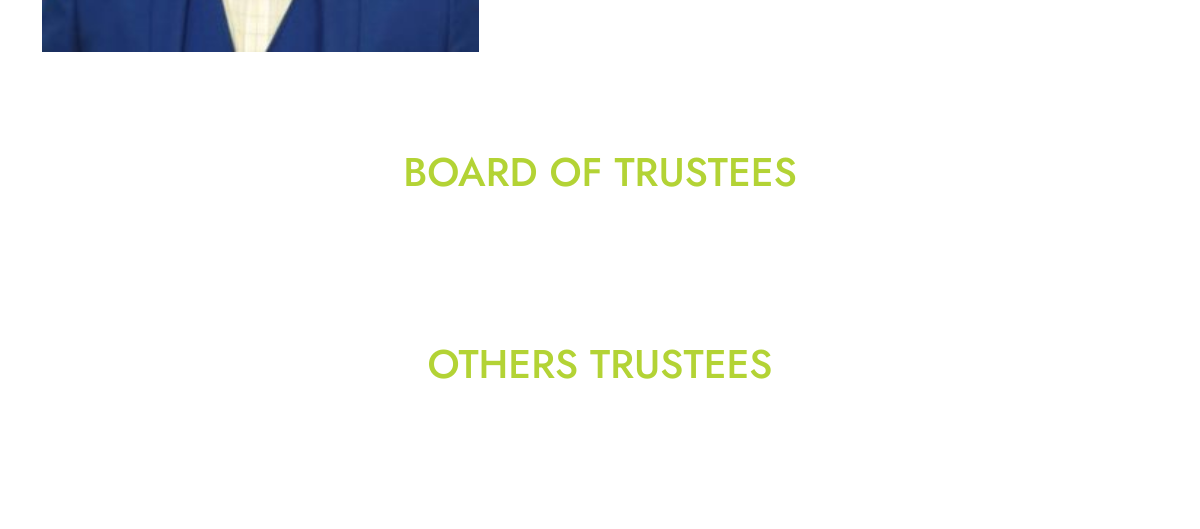
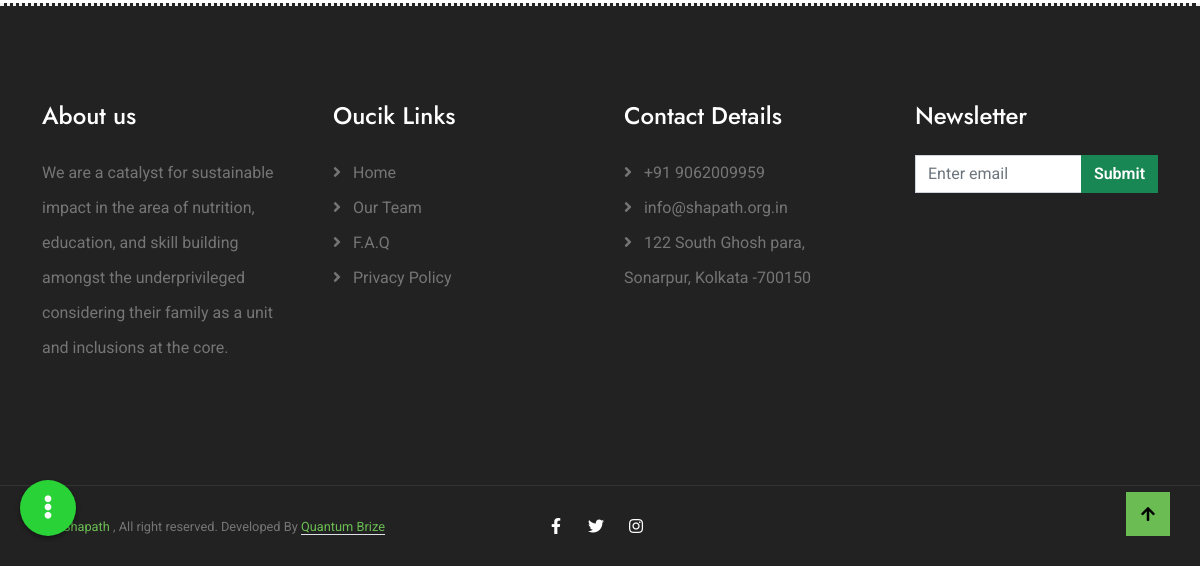
Before: /index.php/web/about/our_team (lower part) with the older database file (2 pictures, top to bottom).
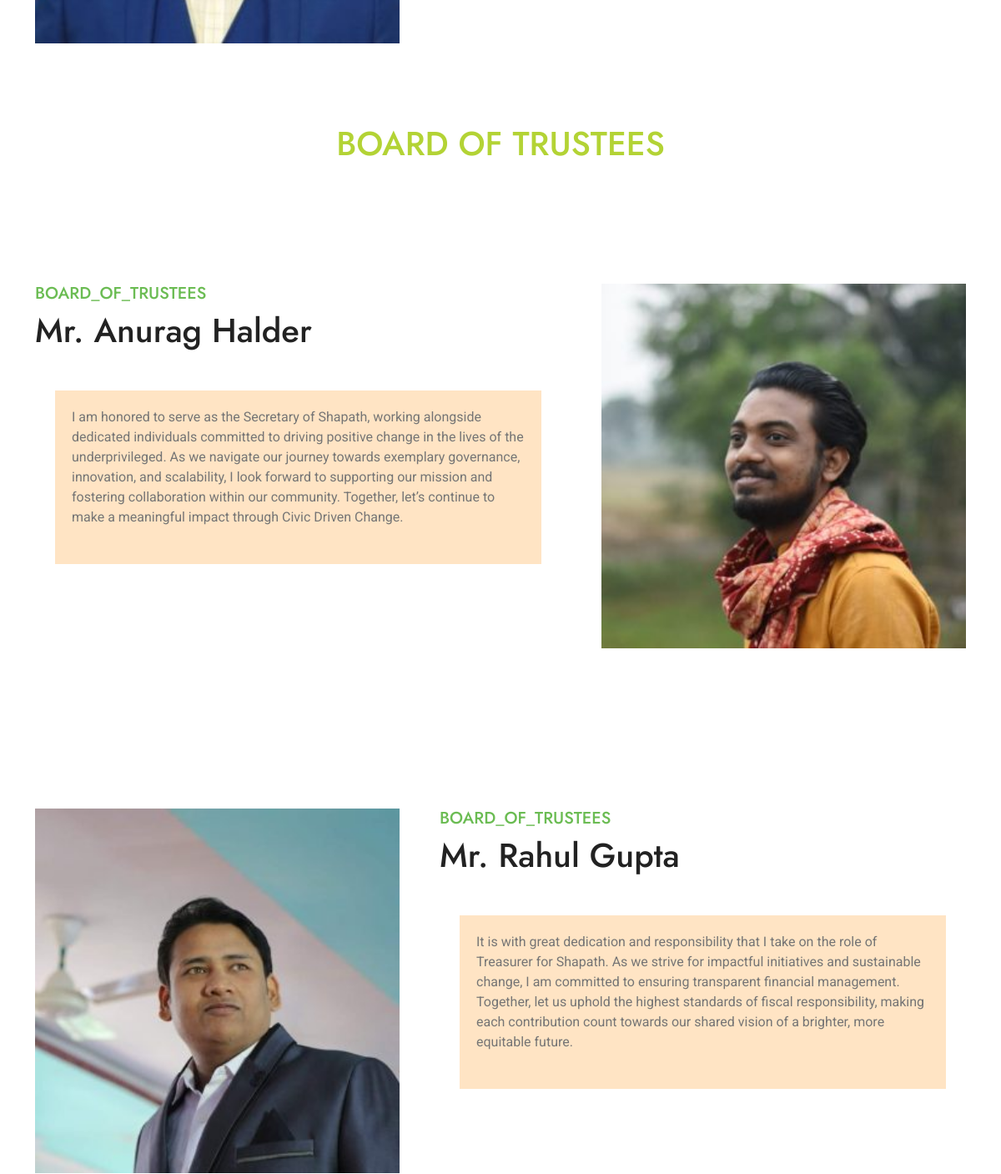
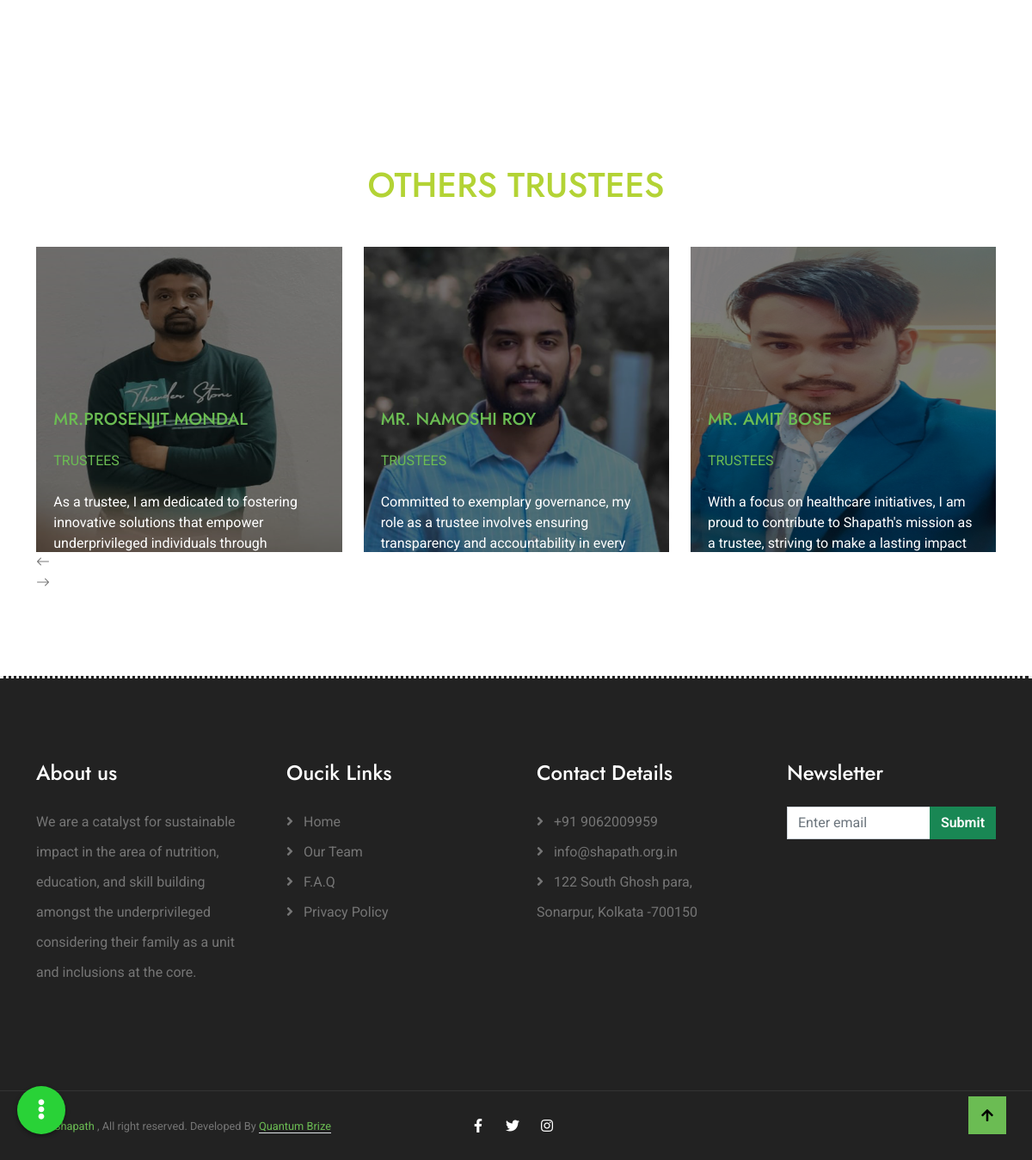
After: the same page with the newer database file (2 pictures, top to bottom).
### tables this page shows
CREATE TABLE `our_team` (
  `id` int(11) NOT NULL,
  `uid` varchar(255) NOT NULL,
  `name` varchar(255) NOT NULL,
  `about_member` longtext NOT NULL,
  `img` varchar(255) NOT NULL,
  `type` varchar(255) NOT NULL,
  `created_at` datetime NOT NULL DEFAULT current_timestamp(),
  `updated_at` datetime NOT NULL DEFAULT current_timestamp()
);

### application/controllers/Common.php (called while the page is built, shortened)
<?php
class Common extends CI_Controller
{
	public function init_model($model)
	{
		$this->load->model($model);
	}
	public function load_page($page, $data)
	{
		$this->load->view($page, $data['data_page']);
	}
	private function load_headers($data)
	{
		$projects['projects'] = $this->Pages_model->get_all_projects();
		$this->load->view('/' . $data['site'] . '/inc/header_link.php', $data);
		$this->load->view('/' . $data['site'] . '/inc/header.php', $projects, $data);
	}
	private function load_footers($data)
	{
		$this->load->view('/' . $data['site'] . '/inc/footer.php');
		$this->load->view('/' . $data['site'] . '/inc/footer_link.php', $data);
	}
}
?>

### application/controllers/web/About.php (called while the page is built, shortened)
<?php
class About extends Load
{
    public function our_team()
    {
        $data = PAGE_DATA_WEB;
        $data['data_header']['about'] = true;
        $data['data_page']['our_team_board_of_trustees'] = $this->Pages_model->get_all_our_team_board_of_trustees();
        $data['data_page']['our_team_trustees'] = $this->Pages_model->get_all_our_team__trustees();
        $this->load_page('web/our_team.php', $data);
    }
}
?>

### index.php (called while the page is built, shortened)
<?php
require_once BASEPATH.'core/CodeIgniter.php';

### application/models/Pages_model.php (called while the page is built, shortened)
<?php
class Pages_model extends Admin_model
{
    public function get_all_our_team_board_of_trustees()
    {
        $our_team = $this->db
            ->select('*')
            ->from(TABLE_OUR_TEAM)
            ->where('type', 'board_of_trustees')
            ->or_where('type', 'secretary')
            ->or_where('type', 'treasurer')
            ->get();
        $our_team = $our_team->result_array();
        return !empty($our_team) ? $our_team : [];
    }
    public function get_all_our_team__trustees()
    {
        $our_team = $this->db
            ->select('*')
            ->from(TABLE_OUR_TEAM)
            ->where('type', 'trustees')
            ->get();
        $our_team = $our_team->result_array();
        return !empty($our_team) ? $our_team : [];
    }
}

### application/views/web/our_team.php (the view, shortened to what the changed rows need)
<div class="text-center mx-auto pb-5" style="max-width: 800px;">
    <h1 class="mb-0" style="color: #b3d335;">BOARD OF TRUSTEES</h1>
</div>
<?php
$flag =1;
foreach($our_team_board_of_trustees as $b_o_t){
    if($flag){?>
<div class="container-fluid about  py-5">
    <div class="container py-5">
        <div class="row g-5">
            <div class="col-xl-7">
                <h5 class="text-uppercase text-primary"><?php echo $b_o_t['type']?></h5>
                <h1 class="mb-4"><?php echo $b_o_t['name']?></h1>
                <div class="tab-class bg-secondary p-4">
                    <div class="tab-content">
                        <div id="tab-1" class="tab-pane fade show p-0 active">
                            <div class="row">
                                <div class="col-12">
                                    <div class="d-flex">
                                        <div class="text-start my-auto">
                                            <p class="mb-4"><?php echo $b_o_t['about_member']?></p>
                                        </div>
                                    </div>
                                </div>
                            </div>
                        </div>
                    </div>
                </div>
            </div>
            <div class="col-xl-5">
                <div class="h-100">
                    <img src="<?php echo base_url($b_o_t['img'])?>" class="img-fluid w-100 h-100" alt="Image">
                </div>
            </div>
        </div>
    </div>
</div>
<?php $flag = 0;}else{?>
    <div class="container-fluid about  py-5">
    <div class="container py-5">
        <div class="row g-5">
            <div class="col-xl-5">
                <div class="h-100">
                    <img src="<?php echo base_url($b_o_t['img'])?>" class="img-fluid w-100 h-100" alt="Image">
                </div>
            </div>
            <div class="col-xl-7">
                <h5 class="text-uppercase text-primary"><?php echo $b_o_t['type']?></h5>
                <h1 class="mb-4"><?php echo $b_o_t['name']?></h1>
                <div class="tab-class bg-secondary p-4">
                    <div class="tab-content">
                        <div id="tab-1" class="tab-pane fade show p-0 active">
                            <div class="row">
                                <div class="col-12">
                                    <div class="d-flex">
                                        <div class="text-start my-auto">
                                            <p class="mb-4"><?php echo $b_o_t['about_member']?></p>
                                        </div>
                                    </div>
                                </div>
                            </div>
                        </div>
                    </div>
                </div>
            </div>
        </div>
    </div>
</div>
<?php $flag = 1; }}?>
<div class="container-fluid donation py-5">
    <div class="container py-5">
        <div class="text-center mx-auto pb-5" style="max-width: 800px;">
            <h1 class="mb-0" style="color: #b3d335;">OTHERS TRUSTEES</h1>
        </div>
            <div class="event-carousel owl-carousel">
            <?php foreach($our_team_trustees as $o_t_t){?>
            <div class="event-item">
                <div class="donation-item">
                    <img src="<?php echo base_url($o_t_t['img'])?>" class="img-fluid w-100" alt="Image">
                    <div class="donation-content d-flex flex-column">
                        <h5 class="text-uppercase text-primary mb-4" ><?php echo $o_t_t['name']?></h5>
                        <p class="text-uppercase text-primary mb-4"><?php echo $o_t_t['type']?></p>
                        <p class="text-white mb-4"><?php echo $o_t_t['about_member']?></p>
                    </div>
                </div>
            </div>
            <?php }?>
        </div>
        </div>
    </div>

Changed rows visible on the page:
added our_team: type "BOARD_OF_TRUSTEES", name "Mr. Anurag Halder", about_member "I am honored to serve as the Secretary of Shapath, working alongside dedicated individuals committed to driving positive change in the lives of the underprivileged. As we navigate our journey towards exemplary governance, innovation, and scalability, I look forward to supporting our mission and fostering collaboration within our community. Together, let’s continue to make a meaningful impact through Civic Driven Change.", img (picture), shown under "BOARD OF TRUSTEES"
added our_team: img (picture), type "BOARD_OF_TRUSTEES", name "Mr. Rahul Gupta", about_member "It is with great dedication and responsibility that I take on the role of Treasurer for Shapath. As we strive for impactful initiatives and sustainable change, I am committed to ensuring transparent financial management. Together, let us uphold the highest standards of fiscal responsibility, making each contribution count towards our shared vision of a brighter, more equitable future.", shown under "BOARD OF TRUSTEES"
added our_team: img (picture), name "MR.PROSENJIT MONDAL", type "TRUSTEES", about_member "As a trustee, I am dedicated to fostering innovative solutions that empower underprivileged individuals through…", shown under "OTHERS TRUSTEES"
added our_team: img (picture), name "MR. NAMOSHI ROY", type "TRUSTEES", about_member "Committed to exemplary governance, my role as a trustee involves ensuring transparency and accountability in every…", shown under "OTHERS TRUSTEES"
added our_team: img (picture), name "MR. AMIT BOSE", type "TRUSTEES", about_member "With a focus on healthcare initiatives, I am proud to contribute to Shapath's mission as a trustee, striving to make a lasting impact…", shown under "OTHERS TRUSTEES"
